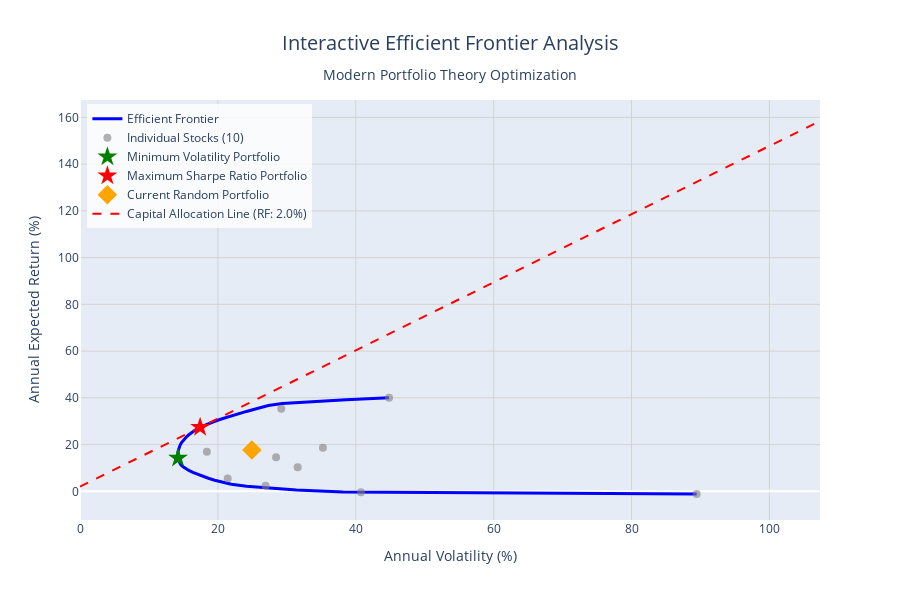

Here is the notebook cell this chart was saved with:
### Code cell
# Create efficient frontier visualizations
print("\n🎨 Creating efficient frontier visualizations...")

# ============================================================================
# STATIC EFFICIENT FRONTIER PLOT
# ============================================================================

fig, ax = plt.subplots(figsize=(14, 10))

# Plot efficient frontier
if len(efficient_returns) > 0:
    ax.plot(efficient_volatilities, efficient_returns, 'b-', linewidth=3, 
            label='Efficient Frontier', alpha=0.8)
    ax.fill_between(efficient_volatilities, efficient_returns, alpha=0.1, color='blue')

# Plot individual stocks
stock_volatilities = np.sqrt(np.diag(cov_matrix))
ax.scatter(stock_volatilities, expected_returns, alpha=0.6, s=50, c='gray', 
           label=f'Individual Stocks ({len(expected_returns)})')

# Plot special portfolios
if min_vol_weights is not None:
    ax.scatter(min_vol, min_vol_return, color='green', s=200, marker='*', 
               label=f'Min Volatility\n(Ret: {min_vol_return:.1%}, Vol: {min_vol:.1%})', 
               edgecolors='darkgreen', linewidth=2, zorder=5)

if max_sharpe_weights is not None:
    ax.scatter(max_sharpe_vol, max_sharpe_return, color='red', s=200, marker='*', 
               label=f'Max Sharpe Ratio\n(Ret: {max_sharpe_return:.1%}, Vol: {max_sharpe_vol:.1%}, SR: {max_sharpe_ratio:.2f})', 
               edgecolors='darkred', linewidth=2, zorder=5)

# Plot current portfolio
ax.scatter(current_vol, current_return, color='orange', s=200, marker='D', 
           label=f'Current Portfolio\n(Ret: {current_return:.1%}, Vol: {current_vol:.1%}, SR: {current_sharpe:.2f})', 
           edgecolors='darkorange', linewidth=2, zorder=5)

# Plot capital allocation line (CAL) from risk-free rate to max Sharpe portfolio
if max_sharpe_weights is not None:
    cal_vols = np.linspace(0, max(efficient_volatilities + [current_vol]) * 1.2, 100)
    cal_returns = risk_free_rate + (max_sharpe_return - risk_free_rate) / max_sharpe_vol * cal_vols
    ax.plot(cal_vols, cal_returns, 'r--', linewidth=2, alpha=0.7, 
            label=f'Capital Allocation Line\n(RF: {risk_free_rate:.1%})')

# Formatting
ax.set_xlabel('Annual Volatility (Standard Deviation)', fontsize=12, fontweight='bold')
ax.set_ylabel('Annual Expected Return', fontsize=12, fontweight='bold')
ax.set_title('Efficient Frontier Analysis\nModern Portfolio Theory Optimization', 
             fontsize=16, fontweight='bold', pad=20)

# Format axes as percentages
ax.yaxis.set_major_formatter(plt.FuncFormatter(lambda y, _: '{:.0%}'.format(y)))
ax.xaxis.set_major_formatter(plt.FuncFormatter(lambda x, _: '{:.0%}'.format(x)))

ax.grid(True, alpha=0.3)
ax.legend(loc='upper left', fontsize=10, framealpha=0.9)

# Add annotations
ax.annotate('Higher Risk,\nHigher Return', 
            xy=(0.8, 0.8), xycoords='axes fraction',
            fontsize=10, alpha=0.7, ha='center',
            bbox=dict(boxstyle="round,pad=0.3", facecolor="yellow", alpha=0.3))

ax.annotate('Lower Risk,\nLower Return', 
            xy=(0.2, 0.2), xycoords='axes fraction',
            fontsize=10, alpha=0.7, ha='center',
            bbox=dict(boxstyle="round,pad=0.3", facecolor="lightblue", alpha=0.3))

plt.tight_layout()
plt.show()

# ============================================================================
# INTERACTIVE EFFICIENT FRONTIER PLOT
# ============================================================================

print("📊 Creating interactive efficient frontier dashboard...")

fig = go.Figure()

# Add efficient frontier
if len(efficient_returns) > 0:
    fig.add_trace(go.Scatter(
        x=[vol*100 for vol in efficient_volatilities],
        y=[ret*100 for ret in efficient_returns],
        mode='lines',
        name='Efficient Frontier',
        line=dict(color='blue', width=3),
        hovertemplate='<b>Efficient Frontier</b><br>' +
                      'Volatility: %{x:.2f}%<br>' +
                      'Return: %{y:.2f}%<br>' +
                      '<extra></extra>'
    ))

# Add individual stocks
fig.add_trace(go.Scatter(
    x=[vol*100 for vol in stock_volatilities],
    y=[ret*100 for ret in expected_returns],
    mode='markers',
    name=f'Individual Stocks ({len(expected_returns)})',
    marker=dict(color='gray', size=8, opacity=0.6),
    text=[f'{stock}<br>Return: {ret:.1%}<br>Vol: {vol:.1%}' 
          for stock, ret, vol in zip(expected_returns.index, expected_returns, stock_volatilities)],
    hovertemplate='<b>%{text}</b><extra></extra>'
))

# Add special portfolios
if min_vol_weights is not None:
    fig.add_trace(go.Scatter(
        x=[min_vol*100],
        y=[min_vol_return*100],
        mode='markers',
        name='Minimum Volatility Portfolio',
        marker=dict(color='green', size=15, symbol='star'),
        hovertemplate='<b>Minimum Volatility Portfolio</b><br>' +
                      f'Return: {min_vol_return:.1%}<br>' +
                      f'Volatility: {min_vol:.1%}<br>' +
                      '<extra></extra>'
    ))

if max_sharpe_weights is not None:
    fig.add_trace(go.Scatter(
        x=[max_sharpe_vol*100],
        y=[max_sharpe_return*100],
        mode='markers',
        name='Maximum Sharpe Ratio Portfolio',
        marker=dict(color='red', size=15, symbol='star'),
        hovertemplate='<b>Maximum Sharpe Ratio Portfolio</b><br>' +
                      f'Return: {max_sharpe_return:.1%}<br>' +
                      f'Volatility: {max_sharpe_vol:.1%}<br>' +
                      f'Sharpe Ratio: {max_sharpe_ratio:.2f}<br>' +
                      '<extra></extra>'
    ))

# Add current portfolio
fig.add_trace(go.Scatter(
    x=[current_vol*100],
    y=[current_return*100],
    mode='markers',
    name='Current Random Portfolio',
    marker=dict(color='orange', size=15, symbol='diamond'),
    hovertemplate='<b>Current Random Portfolio</b><br>' +
                  f'Return: {current_return:.1%}<br>' +
                  f'Volatility: {current_vol:.1%}<br>' +
                  f'Sharpe Ratio: {current_sharpe:.2f}<br>' +
                  '<extra></extra>'
))

# Add capital allocation line
if max_sharpe_weights is not None:
    cal_vols = np.linspace(0, max([vol*100 for vol in efficient_volatilities] + [current_vol*100]) * 1.2, 100)
    cal_returns = risk_free_rate*100 + (max_sharpe_return*100 - risk_free_rate*100) / (max_sharpe_vol*100) * cal_vols
    fig.add_trace(go.Scatter(
        x=cal_vols,
        y=cal_returns,
        mode='lines',
        name=f'Capital Allocation Line (RF: {risk_free_rate:.1%})',
        line=dict(color='red', width=2, dash='dash'),
        hovertemplate='<b>Capital Allocation Line</b><br>' +
                      'Volatility: %{x:.2f}%<br>' +
                      'Return: %{y:.2f}%<br>' +
                      f'Risk-Free Rate: {risk_free_rate:.1%}<br>' +
                      '<extra></extra>'
    ))

# Update layout
fig.update_layout(
    title={
        'text': 'Interactive Efficient Frontier Analysis<br><sub>Modern Portfolio Theory Optimization</sub>',
        'x': 0.5,
        'font': {'size': 20}
    },
    xaxis_title='Annual Volatility (%)',
    yaxis_title='Annual Expected Return (%)',
    hovermode='closest',
    width=900,
    height=600,
    showlegend=True,
    legend=dict(
        yanchor="top",
        y=0.99,
        xanchor="left",
        x=0.01,
        bgcolor="rgba(255,255,255,0.8)"
    )
)

# Add grid
fig.update_xaxes(showgrid=True, gridwidth=1, gridcolor='lightgray')
fig.update_yaxes(showgrid=True, gridwidth=1, gridcolor='lightgray')

fig.show()

print("✅ Efficient frontier visualizations complete")

### Figure 1 — Plotly figure (JSON) as saved in the notebook; plotly's stock layout.template omitted (floating-point values rounded to 4 significant figures)
{"data": [{"hovertemplate": "<b>Efficient Frontier</b><br>Volatility: %{x:.2f}%<br>Return: %{y:.2f}%<br><extra></extra>", "line": {"color": "blue", "width": 3}, "mode": "lines", "name": "Efficient Frontier", "type": "scatter", "x": [89.45, 38.15, 31.41, 27.08, 24.16, 21.95, 20.56, 19.53, 18.62, 17.79, 17.04, 16.37, 15.79, 15.3, 14.91, 14.61, 14.43, 14.31, 14.24, 14.2, 14.18, 14.2, 14.24, 14.31, 14.41, 14.54, 14.7, 14.9, 15.15, 15.42, 15.74, 16.09, 16.47, 16.92, 17.47, 18.09, 18.79, 19.55, 20.38, 21.26, 22.18, 23.15, 24.15, 25.18, 26.24, 27.33, 29.33, 33.29, 38.62, 44.83], "y": [-1.145, -0.3035, 0.5377, 1.379, 2.22, 3.061, 3.902, 4.744, 5.585, 6.426, 7.267, 8.108, 8.949, 9.791, 10.63, 11.47, 12.31, 13.16, 14.0, 14.84, 15.68, 16.52, 17.36, 18.2, 19.04, 19.88, 20.73, 21.57, 22.41, 23.25, 24.09, 24.93, 25.77, 26.61, 27.46, 28.3, 29.14, 29.98, 30.82, 31.66, 32.5, 33.34, 34.18, 35.03, 35.87, 36.71, 37.55, 38.39, 39.23, 40.07]}, {"hovertemplate": "<b>%{text}</b><extra></extra>", "marker": {"color": "gray", "opacity": 0.6, "size": 8}, "mode": "markers", "name": "Individual Stocks (10)", "text": ["THC<br>Return: 40.1%<br>Vol: 44.8%", "CAT<br>Return: 35.3%<br>Vol: 29.2%", "AES<br>Return: -0.4%<br>Vol: 40.8%", "FOSL<br>Return: -1.1%<br>Vol: 89.5%", "EXC<br>Return: 5.5%<br>Vol: 21.4%", "EIX<br>Return: 2.4%<br>Vol: 26.9%", "CME<br>Return: 17.0%<br>Vol: 18.4%", "BWA<br>Return: 10.3%<br>Vol: 31.6%", "VLO<br>Return: 18.6%<br>Vol: 35.2%", "PNC<br>Return: 14.6%<br>Vol: 28.4%"], "type": "scatter", "x": [44.83, 29.19, 40.76, 89.45, 21.42, 26.92, 18.4, 31.57, 35.24, 28.44], "y": [40.07, 35.34, -0.4303, -1.145, 5.467, 2.401, 16.97, 10.27, 18.65, 14.58]}, {"hovertemplate": "<b>Minimum Volatility Portfolio</b><br>Return: 14.2%<br>Volatility: 14.2%<br><extra></extra>", "marker": {"color": "green", "size": 15, "symbol": "star"}, "mode": "markers", "name": "Minimum Volatility Portfolio", "type": "scatter", "x": [14.22], "y": [14.22]}, {"hovertemplate": "<b>Maximum Sharpe Ratio Portfolio</b><br>Return: 27.4%<br>Volatility: 17.4%<br>Sharpe Ratio: 1.46<br><extra></extra>", "marker": {"color": "red", "size": 15, "symbol": "star"}, "mode": "markers", "name": "Maximum Sharpe Ratio Portfolio", "type": "scatter", "x": [17.43], "y": [27.4]}, {"hovertemplate": "<b>Current Random Portfolio</b><br>Return: 17.7%<br>Volatility: 24.9%<br>Sharpe Ratio: 0.63<br><extra></extra>", "marker": {"color": "orange", "size": 15, "symbol": "diamond"}, "mode": "markers", "name": "Current Random Portfolio", "type": "scatter", "x": [24.93], "y": [17.69]}, {"hovertemplate": "<b>Capital Allocation Line</b><br>Volatility: %{x:.2f}%<br>Return: %{y:.2f}%<br>Risk-Free Rate: 2.0%<br><extra></extra>", "line": {"color": "red", "dash": "dash", "width": 2}, "mode": "lines", "name": "Capital Allocation Line (RF: 2.0%)", "type": "scatter", "x": [0.0, 1.084, 2.169, 3.253, 4.337, 5.421, 6.506, 7.59, 8.674, 9.758, 10.84, 11.93, 13.01, 14.1, 15.18, 16.26, 17.35, 18.43, 19.52, 20.6, 21.69, 22.77, 23.85, 24.94, 26.02, 27.11, 28.19, 29.28, 30.36, 31.44, 32.53, 33.61, 34.7, 35.78, 36.87, 37.95, 39.03, 40.12, 41.2, 42.29, 43.37, 44.46, 45.54, 46.62, 47.71, 48.79, 49.88, 50.96, 52.04, 53.13, 54.21, 55.3, 56.38, 57.47, 58.55, 59.63, 60.72, 61.8, 62.89, 63.97, 65.06, 66.14, 67.22, 68.31, 69.39, 70.48, 71.56, 72.65, 73.73, 74.81, 75.9, 76.98, 78.07, 79.15, 80.24, 81.32, 82.4, 83.49, 84.57, 85.66, 86.74, 87.83, 88.91, 89.99, 91.08, 92.16, 93.25, 94.33, 95.42, 96.5, 97.58, 98.67, 99.75, 100.8, 101.9, 103.0, 104.1, 105.2, 106.3, 107.3], "y": [2.0, 3.58, 5.161, 6.741, 8.321, 9.902, 11.48, 13.06, 14.64, 16.22, 17.8, 19.38, 20.96, 22.54, 24.12, 25.7, 27.29, 28.87, 30.45, 32.03, 33.61, 35.19, 36.77, 38.35, 39.93, 41.51, 43.09, 44.67, 46.25, 47.83, 49.41, 50.99, 52.57, 54.15, 55.73, 57.31, 58.89, 60.47, 62.05, 63.63, 65.21, 66.79, 68.37, 69.95, 71.53, 73.11, 74.69, 76.28, 77.86, 79.44, 81.02, 82.6, 84.18, 85.76, 87.34, 88.92, 90.5, 92.08, 93.66, 95.24, 96.82, 98.4, 99.98, 101.6, 103.1, 104.7, 106.3, 107.9, 109.5, 111.0, 112.6, 114.2, 115.8, 117.4, 118.9, 120.5, 122.1, 123.7, 125.3, 126.8, 128.4, 130.0, 131.6, 133.2, 134.7, 136.3, 137.9, 139.5, 141.1, 142.6, 144.2, 145.8, 147.4, 149.0, 150.6, 152.1, 153.7, 155.3, 156.9, 158.5]}], "layout": {"height": 600, "hovermode": "closest", "legend": {"bgcolor": "rgba(255,255,255,0.8)", "x": 0.01, "xanchor": "left", "y": 0.99, "yanchor": "top"}, "showlegend": true, "title": {"font": {"size": 20}, "text": "Interactive Efficient Frontier Analysis<br><sub>Modern Portfolio Theory Optimization</sub>", "x": 0.5}, "width": 900, "xaxis": {"gridcolor": "lightgray", "gridwidth": 1, "showgrid": true, "title": {"text": "Annual Volatility (%)"}}, "yaxis": {"gridcolor": "lightgray", "gridwidth": 1, "showgrid": true, "title": {"text": "Annual Expected Return (%)"}}}}
